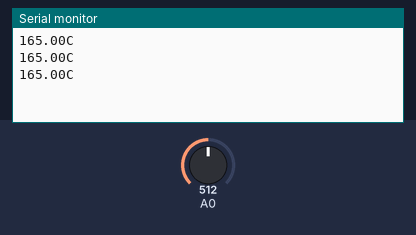
The sketch below on a simulated Arduino Uno, built with avr-gcc and run on an emulated ATmega328P. Shown: the last lines printed to the serial monitor. The inputs (shaded band) are chosen by the test bench; at power-on: A0 = 512.

Above: at 1.3 s.
1.4 s: A0 set to 716
At 1.9 s:
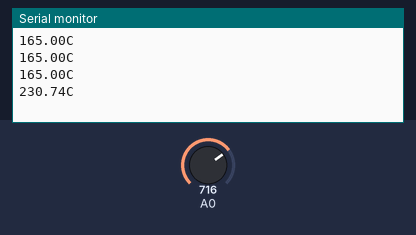
2.9 s: A0 set to 900
At 3.4 s:
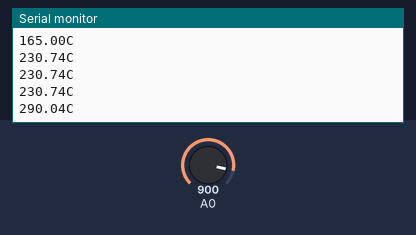
Timing chart, 0 to 5.9 s (numbered marks = the images above; inputs shaded):
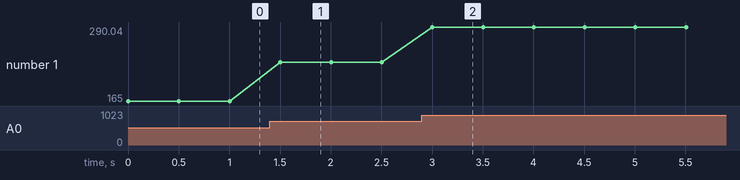

Measured:
- after the input at 1.4 s, the serial monitor: prints a new line after 0.10 s (image 1)
- after the input at 2.9 s, the serial monitor: prints a new line after 0.10 s (image 2)
- plotted number 1: 165 → 230.74 after the input at 1.4 s, 230.74 → 290.04 after the input at 2.9 s

The sketch:

reading_temperature.ino
```cpp
/**
 @file read_temp.ino
 @brief Lis la température depuis un capteur et l'affiche
*/

void setup() {
  Serial.begin(9600);
}

void loop() {

    uint16_t val;
    double dat;

    // Lecture de la valeur analogique sur la broche A0
    val = analogRead(A0);

    // Conversion de la valeur lue en température (plage de 0 à 3.3V)
    dat = (double) val * (3.3 / 10.24);

    Serial.print(dat);
    Serial.println("C");
    delay(500);
}
```
